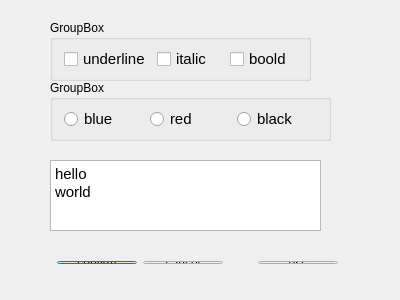
<?xml version="1.0" encoding="UTF-8"?>
<ui version="4.0">
 <class>Dialog</class>
 <widget class="QDialog" name="Dialog">
  <property name="geometry">
   <rect>
    <x>0</x>
    <y>0</y>
    <width>400</width>
    <height>300</height>
   </rect>
  </property>
  <property name="windowTitle">
   <string>Dialog</string>
  </property>
  <widget class="QGroupBox" name="groupBox">
   <property name="geometry">
    <rect>
     <x>50</x>
     <y>20</y>
     <width>261</width>
     <height>61</height>
    </rect>
   </property>
   <property name="title">
    <string>GroupBox</string>
   </property>
   <layout class="QHBoxLayout" name="horizontalLayout">
    <item>
     <widget class="QCheckBox" name="underline_box">
      <property name="font">
       <font>
        <pointsize>11</pointsize>
       </font>
      </property>
      <property name="text">
       <string>underline</string>
      </property>
     </widget>
    </item>
    <item>
     <widget class="QCheckBox" name="Italic_box">
      <property name="font">
       <font>
        <pointsize>11</pointsize>
       </font>
      </property>
      <property name="text">
       <string>italic</string>
      </property>
     </widget>
    </item>
    <item>
     <widget class="QCheckBox" name="boold_box">
      <property name="font">
       <font>
        <pointsize>11</pointsize>
       </font>
      </property>
      <property name="text">
       <string>boold</string>
      </property>
     </widget>
    </item>
   </layout>
  </widget>
  <widget class="QGroupBox" name="groupBox_2">
   <property name="geometry">
    <rect>
     <x>50</x>
     <y>80</y>
     <width>281</width>
     <height>61</height>
    </rect>
   </property>
   <property name="title">
    <string>GroupBox</string>
   </property>
   <layout class="QHBoxLayout" name="horizontalLayout_2">
    <item>
     <widget class="QRadioButton" name="blue_btn">
      <property name="font">
       <font>
        <pointsize>11</pointsize>
       </font>
      </property>
      <property name="text">
       <string>blue</string>
      </property>
     </widget>
    </item>
    <item>
     <widget class="QRadioButton" name="red_btn">
      <property name="font">
       <font>
        <pointsize>11</pointsize>
       </font>
      </property>
      <property name="text">
       <string>red</string>
      </property>
     </widget>
    </item>
    <item>
     <widget class="QRadioButton" name="black_btn">
      <property name="font">
       <font>
        <pointsize>11</pointsize>
       </font>
      </property>
      <property name="text">
       <string>black</string>
      </property>
     </widget>
    </item>
   </layout>
  </widget>
  <widget class="QPlainTextEdit" name="text_in">
   <property name="geometry">
    <rect>
     <x>50</x>
     <y>160</y>
     <width>271</width>
     <height>71</height>
    </rect>
   </property>
   <property name="font">
    <font>
     <pointsize>11</pointsize>
     <weight>50</weight>
     <italic>false</italic>
     <bold>false</bold>
     <underline>false</underline>
    </font>
   </property>
   <property name="plainText">
    <string>hello
world</string>
   </property>
  </widget>
  <widget class="QWidget" name="">
   <property name="geometry">
    <rect>
     <x>40</x>
     <y>250</y>
     <width>309</width>
     <height>25</height>
    </rect>
   </property>
   <layout class="QHBoxLayout" name="horizontalLayout_3">
    <item>
     <spacer name="horizontalSpacer">
      <property name="orientation">
       <enum>Qt::Horizontal</enum>
      </property>
      <property name="sizeHint" stdset="0">
       <size>
        <width>18</width>
        <height>20</height>
       </size>
      </property>
     </spacer>
    </item>
    <item>
     <widget class="QPushButton" name="confirm_btn">
      <property name="text">
       <string>confirm</string>
      </property>
     </widget>
    </item>
    <item>
     <widget class="QPushButton" name="concel_btn">
      <property name="text">
       <string>cancel</string>
      </property>
     </widget>
    </item>
    <item>
     <spacer name="horizontalSpacer_2">
      <property name="orientation">
       <enum>Qt::Horizontal</enum>
      </property>
      <property name="sizeHint" stdset="0">
       <size>
        <width>40</width>
        <height>20</height>
       </size>
      </property>
     </spacer>
    </item>
    <item>
     <widget class="QPushButton" name="esc_btn">
      <property name="text">
       <string>esc</string>
      </property>
     </widget>
    </item>
   </layout>
  </widget>
 </widget>
 <layoutdefault spacing="6" margin="11"/>
 <resources/>
 <connections>
  <connection>
   <sender>concel_btn</sender>
   <signal>clicked()</signal>
   <receiver>Dialog</receiver>
   <slot>reject()</slot>
   <hints>
    <hint type="sourcelabel">
     <x>183</x>
     <y>262</y>
    </hint>
    <hint type="destinationlabel">
     <x>199</x>
     <y>149</y>
    </hint>
   </hints>
  </connection>
  <connection>
   <sender>esc_btn</sender>
   <signal>clicked()</signal>
   <receiver>Dialog</receiver>
   <slot>close()</slot>
   <hints>
    <hint type="sourcelabel">
     <x>310</x>
     <y>262</y>
    </hint>
    <hint type="destinationlabel">
     <x>199</x>
     <y>149</y>
    </hint>
   </hints>
  </connection>
  <connection>
   <sender>confirm_btn</sender>
   <signal>clicked()</signal>
   <receiver>Dialog</receiver>
   <slot>accept()</slot>
   <hints>
    <hint type="sourcelabel">
     <x>102</x>
     <y>262</y>
    </hint>
    <hint type="destinationlabel">
     <x>199</x>
     <y>149</y>
    </hint>
   </hints>
  </connection>
 </connections>
</ui>
